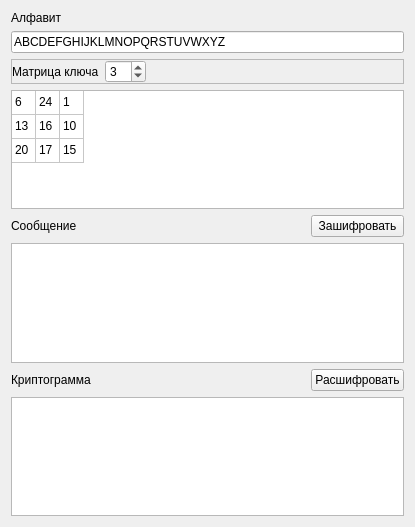
<?xml version="1.0" encoding="UTF-8"?>
<ui version="4.0">
 <class>Hill</class>
 <widget class="QWidget" name="Hill">
  <property name="geometry">
   <rect>
    <x>0</x>
    <y>0</y>
    <width>415</width>
    <height>527</height>
   </rect>
  </property>
  <property name="windowTitle">
   <string>Шифр Хилла</string>
  </property>
  <layout class="QGridLayout" name="gridLayout">
   <item row="6" column="0" colspan="3">
    <widget class="QPlainTextEdit" name="MessageEdit"/>
   </item>
   <item row="0" column="0" colspan="3">
    <widget class="QLabel" name="AlphabetLabel">
     <property name="text">
      <string>Алфавит</string>
     </property>
    </widget>
   </item>
   <item row="7" column="0">
    <widget class="QLabel" name="CodeLabel">
     <property name="text">
      <string>Криптограмма</string>
     </property>
    </widget>
   </item>
   <item row="4" column="0">
    <widget class="QLabel" name="MessageLabel">
     <property name="text">
      <string>Сообщение</string>
     </property>
    </widget>
   </item>
   <item row="9" column="0" colspan="3">
    <widget class="QPlainTextEdit" name="CodeEdit"/>
   </item>
   <item row="7" column="2">
    <widget class="QPushButton" name="DecodeButton">
     <property name="sizePolicy">
      <sizepolicy hsizetype="Maximum" vsizetype="Fixed">
       <horstretch>0</horstretch>
       <verstretch>0</verstretch>
      </sizepolicy>
     </property>
     <property name="text">
      <string>Расшифровать</string>
     </property>
    </widget>
   </item>
   <item row="1" column="0" colspan="3">
    <widget class="QLineEdit" name="AlphabetEdit">
     <property name="text">
      <string>ABCDEFGHIJKLMNOPQRSTUVWXYZ</string>
     </property>
    </widget>
   </item>
   <item row="4" column="2">
    <widget class="QPushButton" name="EncodeButton">
     <property name="text">
      <string>Зашифровать</string>
     </property>
    </widget>
   </item>
   <item row="3" column="0" colspan="3">
    <widget class="QTableWidget" name="KeyTable">
     <attribute name="horizontalHeaderVisible">
      <bool>false</bool>
     </attribute>
     <attribute name="horizontalHeaderMinimumSectionSize">
      <number>24</number>
     </attribute>
     <attribute name="horizontalHeaderDefaultSectionSize">
      <number>24</number>
     </attribute>
     <attribute name="verticalHeaderVisible">
      <bool>false</bool>
     </attribute>
     <attribute name="verticalHeaderMinimumSectionSize">
      <number>24</number>
     </attribute>
     <attribute name="verticalHeaderDefaultSectionSize">
      <number>24</number>
     </attribute>
     <row>
      <property name="text">
       <string>New Row</string>
      </property>
     </row>
     <row>
      <property name="text">
       <string>New Row</string>
      </property>
     </row>
     <row>
      <property name="text">
       <string>New Row</string>
      </property>
     </row>
     <column>
      <property name="text">
       <string>New Column</string>
      </property>
     </column>
     <column>
      <property name="text">
       <string>New Column</string>
      </property>
     </column>
     <column>
      <property name="text">
       <string>New Column</string>
      </property>
     </column>
     <item row="0" column="0">
      <property name="text">
       <string>6</string>
      </property>
     </item>
     <item row="0" column="1">
      <property name="text">
       <string>24</string>
      </property>
     </item>
     <item row="0" column="2">
      <property name="text">
       <string>1</string>
      </property>
     </item>
     <item row="1" column="0">
      <property name="text">
       <string>13</string>
      </property>
     </item>
     <item row="1" column="1">
      <property name="text">
       <string>16</string>
      </property>
     </item>
     <item row="1" column="2">
      <property name="text">
       <string>10</string>
      </property>
     </item>
     <item row="2" column="0">
      <property name="text">
       <string>20</string>
      </property>
     </item>
     <item row="2" column="1">
      <property name="text">
       <string>17</string>
      </property>
     </item>
     <item row="2" column="2">
      <property name="text">
       <string>15</string>
      </property>
     </item>
    </widget>
   </item>
   <item row="2" column="0" colspan="3">
    <widget class="QFrame" name="KeyFrame">
     <property name="frameShape">
      <enum>QFrame::StyledPanel</enum>
     </property>
     <property name="frameShadow">
      <enum>QFrame::Raised</enum>
     </property>
     <layout class="QHBoxLayout" name="horizontalLayout">
      <property name="leftMargin">
       <number>0</number>
      </property>
      <property name="topMargin">
       <number>0</number>
      </property>
      <property name="rightMargin">
       <number>0</number>
      </property>
      <property name="bottomMargin">
       <number>0</number>
      </property>
      <item>
       <widget class="QLabel" name="KeyLabel">
        <property name="text">
         <string>Матрица ключа</string>
        </property>
       </widget>
      </item>
      <item>
       <widget class="QSpinBox" name="KeySizeSpin">
        <property name="sizePolicy">
         <sizepolicy hsizetype="Maximum" vsizetype="Fixed">
          <horstretch>0</horstretch>
          <verstretch>0</verstretch>
         </sizepolicy>
        </property>
        <property name="minimum">
         <number>1</number>
        </property>
        <property name="value">
         <number>3</number>
        </property>
       </widget>
      </item>
      <item>
       <spacer name="HorizontalSpacer">
        <property name="orientation">
         <enum>Qt::Horizontal</enum>
        </property>
        <property name="sizeHint" stdset="0">
         <size>
          <width>40</width>
          <height>20</height>
         </size>
        </property>
       </spacer>
      </item>
     </layout>
    </widget>
   </item>
  </layout>
 </widget>
 <resources/>
 <connections/>
</ui>
